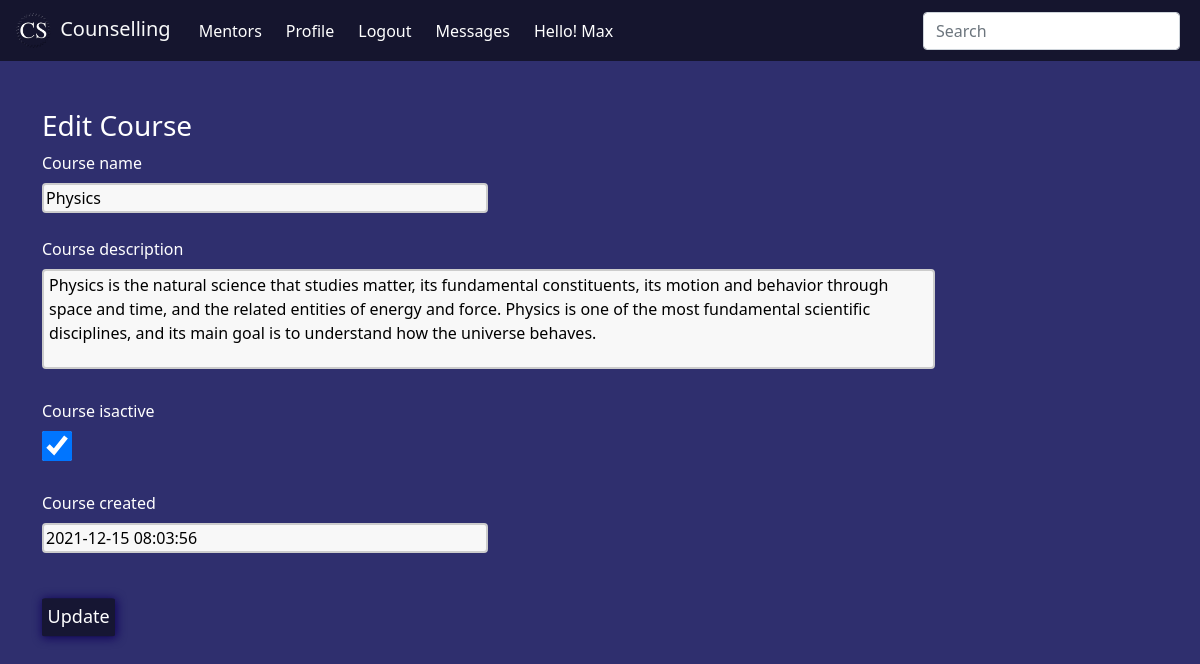
Screenshot of /edit-course/13/ (signed in) with the database file from the repository.
### base/models.py (models this page shows, shortened)
class course(models.Model):
    user = models.ForeignKey(User, on_delete=models.SET_NULL, null=True)
    course_name = models.CharField(max_length=100)
    course_description = models.TextField(null=True)
    course_isactive = models.BooleanField(default=True)
    course_created = models.DateTimeField(default=now)
    course_updated = models.DateTimeField(auto_now=True)
    class Meta:
        ordering = ["-course_updated", "-course_created"]

### base/views.py (the view)
# urls.py: path("edit-course/<str:pk>/", views.editCourse, name="edit-course"),
@login_required(login_url="login")
def editCourse(request, pk):
    data = course.objects.get(id=pk)
    forms = courseFormEdit(instance=data)
    if request.method == "POST":
        form = courseFormEdit(request.POST, instance=data)
        if form.is_valid():
            form.save()
            return redirect("home")
    context = {"forms": forms, "data": data}
    return render(request, "createcourse.html", context)

### base/forms.py
class courseFormEdit(ModelForm):
    class Meta:
        model = course
        fields = '__all__'
        exclude = ['user']

### templates/createcourse.html (shortened to what this page needs)
{% extends 'main.html' %}
{% block content %}
<div class="container mt-5">
    <form method="POST">
        {% if request.path == '/createCourse/' %}
        <h3>Create Course</h3>
        {% else %}
        <h3>Edit Course</h3>
        {% endif %}
        {% for form in forms %}
        <div class="mb-4">
            <label class="form-label">{{form.label}}</label> <br>
            {{form}}
        </div>
        {% endfor %}
        <div class="login-inp">
            {% if request.path == '/createCourse/' %}
            <input type="submit" name="create-course" value="Create">
            {% else %}
            <input type="submit" name="create-course" value="Update">
            {% endif %}
        </div>
    </form>
</div>
{% endblock content %}

### templates/main.html (shortened to what this page needs)
<!DOCTYPE html>
{% load static %}
<html lang="en">
<head>
    <link href="https://cdn.jsdelivr.net/npm/bootstrap@5.1.3/dist/css/bootstrap.min.css" rel="stylesheet">
    <link rel="stylesheet" href="{% static 'main.css' %}">
</head>
<body>
    <nav class="navbar navbar-expand-lg">
    <div class="container-fluid">
        <a class="navbar-brand text-light" href="{% url 'home' %}">
        <img src="{% static 'Logo.png' %}" class="mx-1" height="35" width="auto"> Counselling
        </a>
        <div class="collapse navbar-collapse" id="navbarSupportedContent">
        <ul class="navbar-nav me-auto mb-2 mb-lg-0">
            <li class="nav-item mx-1">
            {% if request.user.is_superuser or not request.user.is_staff %}
            <a class="nav-link" href="{% url 'mentors' %}">Mentors</a>
            </li>
            {% endif %}
            <li class="nav-item mx-1">
            <a class="nav-link" href="{% url 'profile'%}">Profile</a>
            </li>
            <li class="nav-item mx-1">
            {% if request.user.is_authenticated %}
                <a class="nav-link" href="{% url 'logout' %}">Logout</a>
            {% else %}
                <a class="nav-link" href="{% url 'login' %}">Login</a>
            {% endif%}
            </li>
            {% if not request.user.is_superuser %}
            <li class="nav-item mx-1">
                <a class="nav-link" href="{% url 'message-list' %}">Messages</a>
            </li>
            {% endif %}
            {% if request.user.is_authenticated %}
            <li class="nav-item mx-1">
                <a class="nav-link">Hello! {{request.user.first_name}}</a>
            </li>
            {% endif %}
        </ul>
        <form class="d-flex">
            <input class="form-control me-2" type="text" name="q" placeholder="Search" aria-label="Search">
        </form>
        </div>
    </div>
    </nav>
    {% block content %}
    {% endblock %}
</body>
</html>

### static/main.css (style rules this page uses)
body { color: white; background-color: rgb(47, 47, 110); }
.navbar { background-color: rgb(21, 21, 46); }
.nav-item a { color: white; }
.login-inp input { margin-top: 2%; font-size: large; box-shadow: 1px 1px 10px 1px rgb(17, 4, 90); transform: translateY(-2%); border: none; margin-right: 1%; border-radius: 4%; padding: 0.5%; background-color: rgb(22, 22, 51); color: white; }

### templates/createcourse.html (style rules this page uses)
.container input[type=text] { width: 40%; box-sizing: border-box; border: 2px solid #ccc; border-radius: 4px; background-color: #f8f8f8; font-size: 16px; }
.container textarea { width: 80%; height: 100px; padding: 2px 5px; box-sizing: border-box; border: 2px solid #ccc; border-radius: 4px; background-color: #f8f8f8; font-size: 16px; resize: none; }
.container input[type=checkbox] { width: 30px; height: 30px; }

### rows the page displays
course: forms "Physics" "Physics is the natural science that studies matter, its fundamental constituents, its motion and behavior through space and time, and the related entities of energy and force. Physics is one of the most fundamental scientific disciplines, and its main goal is to understand how the universe behaves." "☑" "2021-12-15 08:03:56"

### other values shown
{{ request.user.first_name }} "Max"
